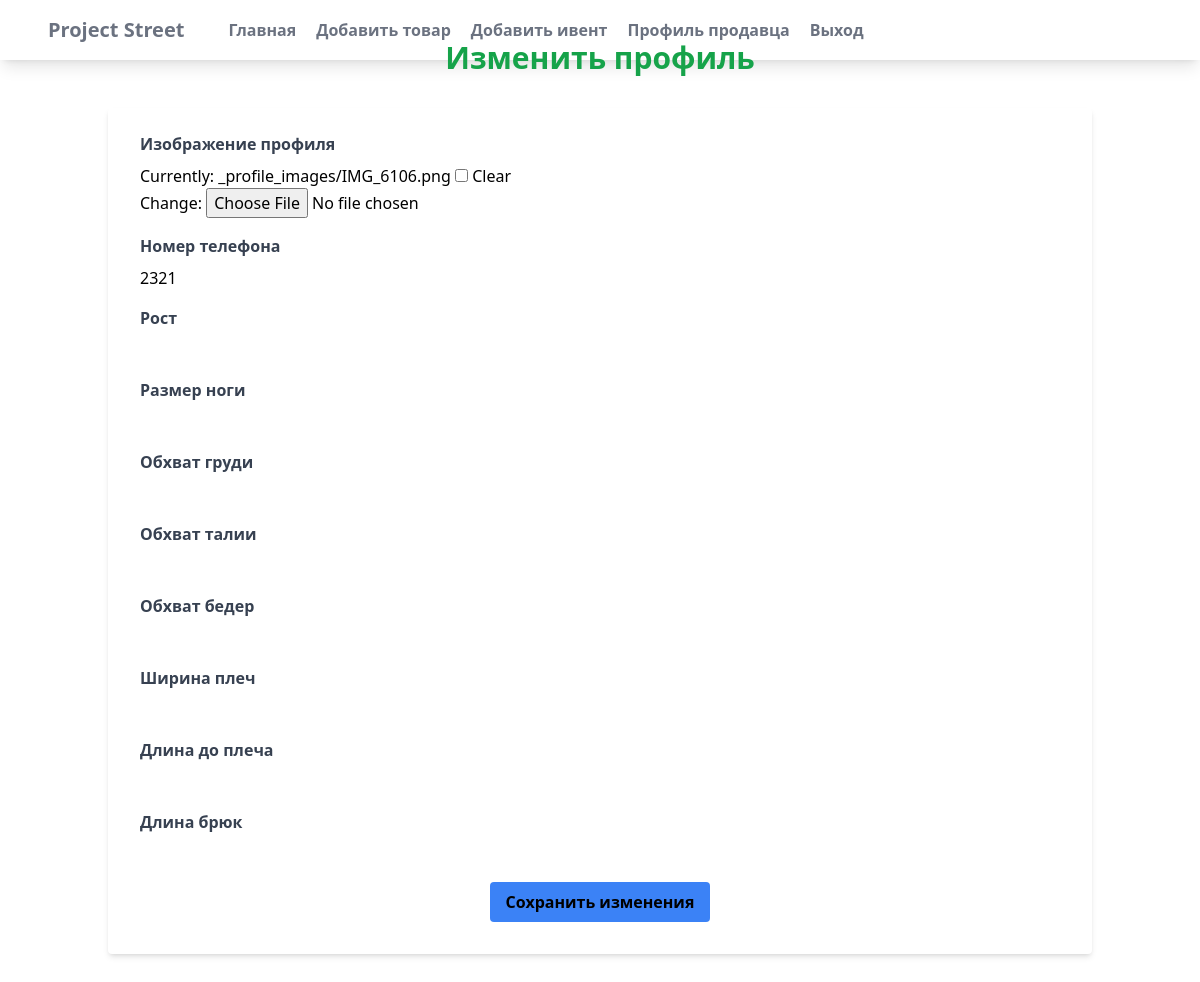
Page /users/edit_profile/ (signed in) on the earlier database version.
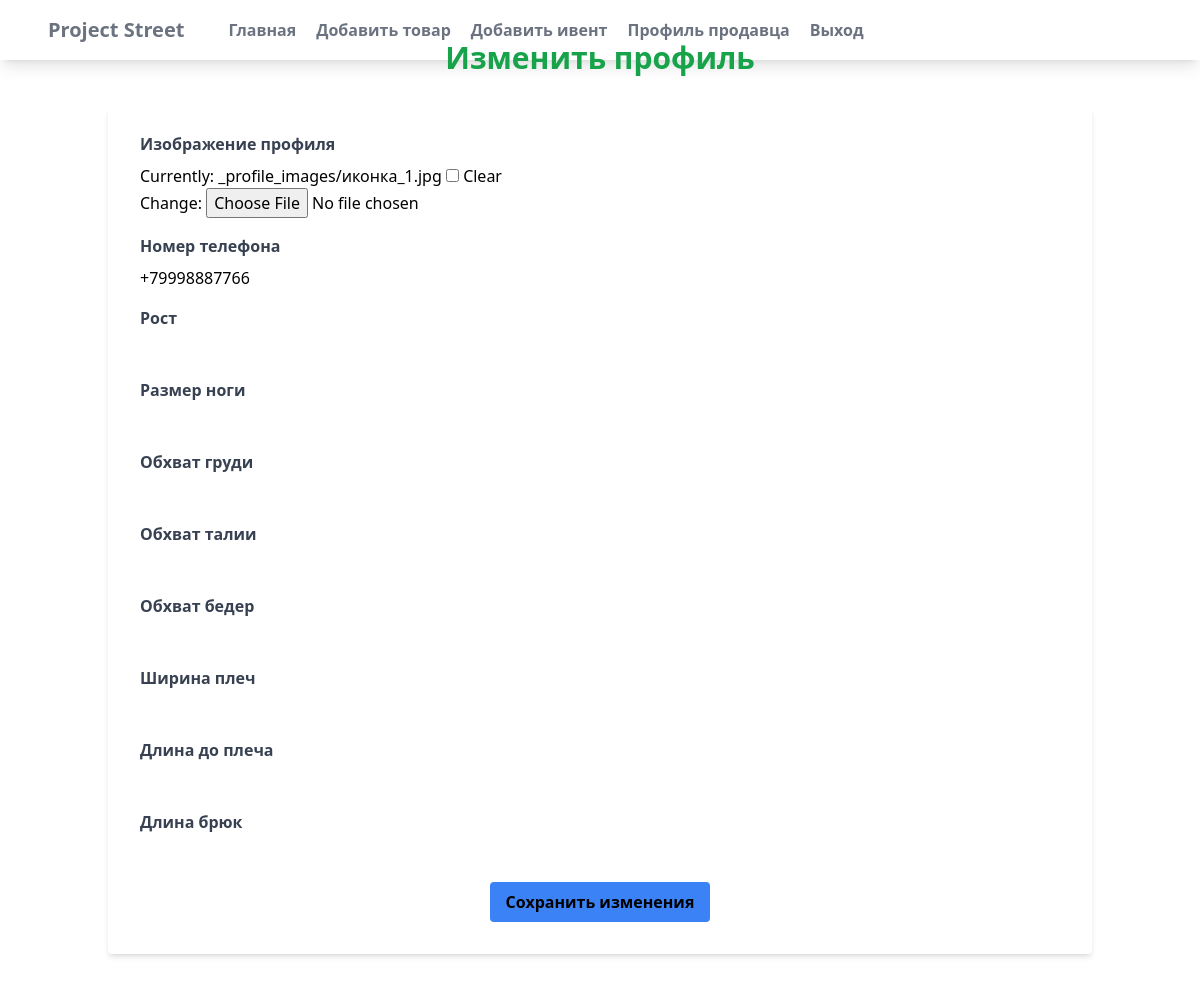
Same page on the later database version.
### users/models.py (models this page shows, shortened)
class Profile(models.Model):
    user = models.OneToOneField(settings.AUTH_USER_MODEL, on_delete=models.CASCADE)
    image = models.ImageField(blank=True, upload_to='_profile_images')
    contact_number = models.CharField(max_length=30, default='+79123213212')
    height = models.IntegerField(blank=True, null=True)
    foot_size = models.IntegerField(blank=True, null=True)
    chest_circumference = models.IntegerField(blank=True, null=True) # обхват груди
    waist_circumference = models.IntegerField(blank=True, null=True) # обхват талии
    hip_girth = models.IntegerField(blank=True, null=True) # обхват бедер
    shoulder_width = models.IntegerField(blank=True, null=True) # ширина плеч
    length_shoulder = models.IntegerField(blank=True, null=True) # длина рукова от плеча
    pants_length = models.IntegerField(blank=True, null=True) # длина штанов

### users/views.py (the view)
# urls.py: path('edit_profile/', edit_profile, name='edit_profile'),
@login_required
def edit_profile(request):
    user = request.user
    try:
        profile = Profile.objects.get(user=user)
    except Profile.DoesNotExist:
        profile = None
    if request.method == 'POST':
        form = ProfileForm(request.POST, request.FILES, instance=profile)
        if form.is_valid():
            form.save()
            return redirect('users:profile')  # Перенаправление на страницу профиля после успешного сохранения
    else:
        form = ProfileForm(instance=profile)
    return render(request, 'users/edit_profile.html', {'form': form})

### users/forms.py
class ProfileForm(forms.ModelForm):
    class Meta:
        model = Profile
        fields = ['image', 'contact_number', 'height', 'foot_size', 'chest_circumference', 'waist_circumference', 'hip_girth', 'shoulder_width', 'length_shoulder', 'pants_length']

### users/templates/users/edit_profile.html (shortened to what this page needs)
{% extends 'myapp/base.html' %}
{% block content %}
<div class="container mx-auto p-5">
    <h1 class="text-3xl font-bold text-center mb-8 text-green-600">Изменить профиль</h1>
    <form class="bg-white shadow-md rounded px-8 pt-6 pb-8 mb-4" method="post" enctype="multipart/form-data">
        <div class="mb-4">
            <label class="block text-gray-700 text-md font-bold mb-2" for="id_image">Изображение профиля</label>
            {{ form.image }}
        </div>
        <div class="mb-4">
            <label class="block text-gray-700 text-md font-bold mb-2" for="id_contact_number">Номер телефона</label>
            {{ form.contact_number }}
        </div>
        <div class="mb-4">
            <label class="block text-gray-700 text-md font-bold mb-2" for="id_height">Рост</label>
            {{ form.height }}
        </div>
        <div class="mb-4">
            <label class="block text-gray-700 text-md font-bold mb-2" for="id_foot_size">Размер ноги</label>
            {{ form.foot_size }}
        </div>
        <div class="mb-4">
            <label class="block text-gray-700 text-md font-bold mb-2" for="id_chest_circumference">Обхват груди</label>
            {{ form.chest_circumference }}
        </div>
        <div class="mb-4">
            <label class="block text-gray-700 text-md font-bold mb-2" for="id_waist_circumference">Обхват талии</label>
            {{ form.waist_circumference }}
        </div>
        <div class="mb-4">
            <label class="block text-gray-700 text-md font-bold mb-2" for="id_hip_girth">Обхват бедер</label>
            {{ form.hip_girth }}
        </div>
        <div class="mb-4">
            <label class="block text-gray-700 text-md font-bold mb-2" for="id_shoulder_width">Ширина плеч</label>
            {{ form.shoulder_width }}
        </div>
        <div class="mb-4">
            <label class="block text-gray-700 text-md font-bold mb-2" for="id_length_shoulder">Длина до плеча</label>
            {{ form.length_shoulder }}
        </div>
        <div class="mb-4">
            <label class="block text-gray-700 text-md font-bold mb-2" for="id_pants_length">Длина брюк</label>
            {{ form.pants_length }}
        </div>
        <div class="text-center">
            <button class="bg-blue-500 hover:bg-blue-700 text-black font-bold py-2 px-4 rounded focus:outline-none focus:shadow-outline" type="submit">
                Сохранить изменения
            </button>
        </div>
    </form>
</div>
{% endblock content %}

Differences in the rows shown:
changed Profile: contact_number "2321" → "+79998887766"
Other differences:
text no longer shown: "Currently: _profile_images/IMG_6106.png Clear Change:"
text now shown: "Currently: _profile_images/иконка_1.jpg Clear Change:"
